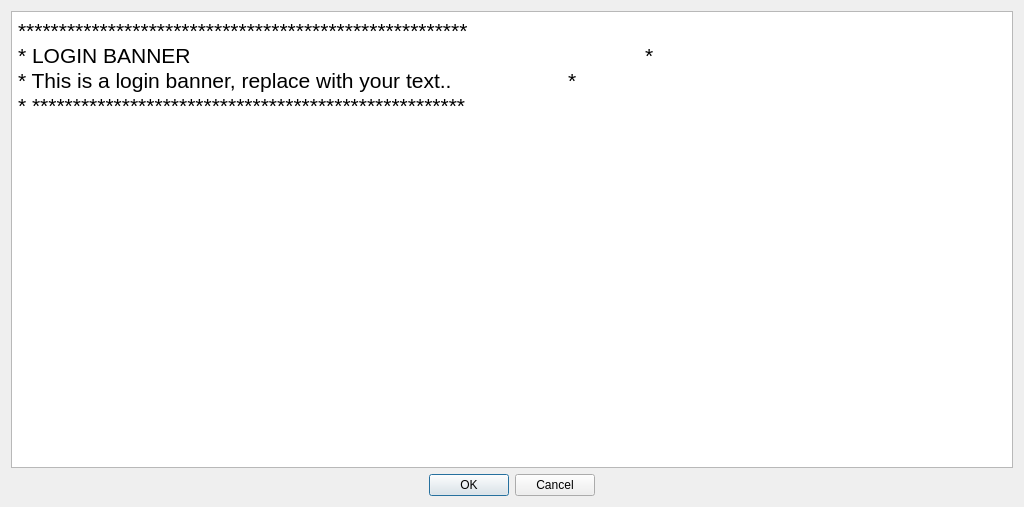
<?xml version="1.0" encoding="UTF-8"?>
<ui version="4.0">
 <class>LoginBanner</class>
 <widget class="QDialog" name="LoginBanner">
  <property name="geometry">
   <rect>
    <x>0</x>
    <y>0</y>
    <width>1024</width>
    <height>507</height>
   </rect>
  </property>
  <property name="minimumSize">
   <size>
    <width>1024</width>
    <height>400</height>
   </size>
  </property>
  <property name="maximumSize">
   <size>
    <width>1280</width>
    <height>800</height>
   </size>
  </property>
  <property name="windowTitle">
   <string>Login Banner</string>
  </property>
  <property name="modal">
   <bool>true</bool>
  </property>
  <layout class="QVBoxLayout" name="verticalLayout">
   <item>
    <widget class="QTextBrowser" name="messageDisplay">
     <property name="tabChangesFocus">
      <bool>true</bool>
     </property>
     <property name="html">
      <string>&lt;!DOCTYPE HTML PUBLIC &quot;-//W3C//DTD HTML 4.0//EN&quot; &quot;http://www.w3.org/TR/REC-html40/strict.dtd&quot;&gt;
&lt;html&gt;&lt;head&gt;&lt;meta name=&quot;qrichtext&quot; content=&quot;1&quot; /&gt;&lt;style type=&quot;text/css&quot;&gt;
p, li { white-space: pre-wrap; }
&lt;/style&gt;&lt;/head&gt;&lt;body style=&quot; font-family:'Ubuntu'; font-size:11pt; font-weight:400; font-style:normal;&quot;&gt;
&lt;table border=&quot;0&quot; style=&quot; margin-top:0px; margin-bottom:0px; margin-left:0px; margin-right:0px;&quot; cellspacing=&quot;2&quot; cellpadding=&quot;0&quot;&gt;
&lt;tr&gt;
&lt;td&gt;
&lt;p style=&quot; margin-top:0px; margin-bottom:0px; margin-left:0px; margin-right:0px; -qt-block-indent:0; text-indent:0px;&quot;&gt;&lt;span style=&quot; font-size:16pt;&quot;&gt;*******************************************************&lt;/span&gt;&lt;/p&gt;
&lt;p style=&quot; margin-top:0px; margin-bottom:0px; margin-left:0px; margin-right:0px; -qt-block-indent:0; text-indent:0px;&quot;&gt;&lt;span style=&quot; font-size:16pt;&quot;&gt;* LOGIN BANNER                                                                              *&lt;/span&gt;&lt;/p&gt;
&lt;p style=&quot; margin-top:0px; margin-bottom:0px; margin-left:0px; margin-right:0px; -qt-block-indent:0; text-indent:0px;&quot;&gt;&lt;span style=&quot; font-size:16pt;&quot;&gt;* This is a login banner, replace with your text..                    *&lt;/span&gt;&lt;/p&gt;
&lt;p style=&quot; margin-top:0px; margin-bottom:0px; margin-left:0px; margin-right:0px; -qt-block-indent:0; text-indent:0px;&quot;&gt;&lt;span style=&quot; font-size:16pt;&quot;&gt;* *****************************************************&lt;/span&gt;&lt;/p&gt;&lt;/td&gt;
&lt;td&gt;
&lt;p style=&quot; margin-top:0px; margin-bottom:0px; margin-left:0px; margin-right:0px; -qt-block-indent:0; text-indent:0px;&quot;&gt;&lt;span style=&quot; font-family:'Monospace';&quot;&gt;            &lt;/span&gt;&lt;img src=&quot;file:///usr/share/pixmaps/NASA_logo.png&quot; width=&quot;-2&quot; height=&quot;-2&quot; /&gt;&lt;span style=&quot; font-family:'Monospace';&quot;&gt;        &lt;/span&gt;&lt;/p&gt;&lt;/td&gt;&lt;/tr&gt;&lt;/table&gt;&lt;/body&gt;&lt;/html&gt;</string>
     </property>
     <property name="overwriteMode">
      <bool>false</bool>
     </property>
     <property name="textInteractionFlags">
      <set>Qt::NoTextInteraction</set>
     </property>
     <property name="source">
      <url>
       <string>file://etc/login_banner.html</string>
      </url>
     </property>
     <property name="openLinks">
      <bool>false</bool>
     </property>
    </widget>
   </item>
   <item>
    <widget class="QDialogButtonBox" name="buttonBox">
     <property name="standardButtons">
      <set>QDialogButtonBox::Cancel|QDialogButtonBox::Ok</set>
     </property>
     <property name="centerButtons">
      <bool>true</bool>
     </property>
    </widget>
   </item>
  </layout>
 </widget>
 <layoutdefault spacing="6" margin="11"/>
 <resources/>
 <connections>
  <connection>
   <sender>buttonBox</sender>
   <signal>accepted()</signal>
   <receiver>LoginBanner</receiver>
   <slot>accept()</slot>
   <hints>
    <hint type="sourcelabel">
     <x>417</x>
     <y>293</y>
    </hint>
    <hint type="destinationlabel">
     <x>415</x>
     <y>166</y>
    </hint>
   </hints>
  </connection>
  <connection>
   <sender>buttonBox</sender>
   <signal>rejected()</signal>
   <receiver>LoginBanner</receiver>
   <slot>reject()</slot>
   <hints>
    <hint type="sourcelabel">
     <x>417</x>
     <y>293</y>
    </hint>
    <hint type="destinationlabel">
     <x>415</x>
     <y>166</y>
    </hint>
   </hints>
  </connection>
 </connections>
</ui>
